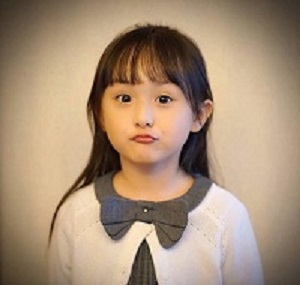
//> input picture Opencv_task/girl.jpg, 300 x 285 px
$ ./004图像像素的读写操作   (built with g++ and OpenCV 4)
//> lines starting //> are read from the running program, lines starting //| are printed output that depends on the picture
#include <opencv2/opencv.hpp>
#include <iostream>

using namespace cv;
using namespace std;

int main(int artc, char** argv) {
	Mat src = imread("girl.jpg");
//> src is the input picture: 285 rows x 300 cols, CV_8UC3; mean B, G, R 119.4, 143.4, 168
	if (src.empty()) {
		printf("could not load image...\n");
		return -1;
	}
	namedWindow("input", WINDOW_AUTOSIZE);
	imshow("input", src);

	// 直接读取图像像素
	int height = src.rows;
//> height = 285
	int width = src.cols;
//> width = 300
	int ch = src.channels();
//> ch = 3
	for (int c = 0; c < ch; c++) {
		for (int row = 0; row < height; row++) {
			for (int col = 0; col < width; col++) {
				if (ch == 3) {
					//img.at<Vec3b>(row, col)[0] = 255;　　// 这是指修改B通道数据
					//img.at<Vec3b>(row, col)[1] = 255;　　// 这是指修改G通道数据
					//img.at<Vec3b>(row, col)[2] = 255;　　// 这是指修改R通道数据
					Vec3b bgr = src.at<Vec3b>(row, col);
					bgr[0] = 255 - bgr[0];
					bgr[1] = 255 - bgr[1];
					bgr[2] = 255 - bgr[2];
					src.at<Vec3b>(row, col) = bgr;
				}
				else if (ch == 1) {
					int gray = src.at<uchar>(row, col);
					src.at<uchar>(row, col) = 255 - gray;
				}
			}
		}
	}
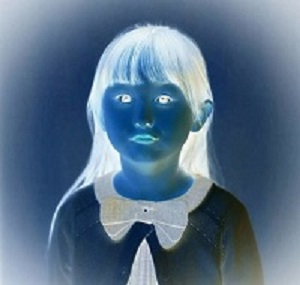
//> src: 285 rows x 300 cols, CV_8UC3; mean B, G, R 135.6, 111.6, 87
	imshow("output", src);

	// 指针读取
	Mat result = Mat::zeros(src.size(), src.type());
	int blue = 0, green = 0, red = 0;
	int gray;
	for (int c = 0; c < ch; c++) {
		for (int row = 0; row < height; row++) {
			uchar* curr_row = src.ptr<uchar>(row);
			uchar* result_row = result.ptr<uchar>(row);
			for (int col = 0; col < width; col++) {
				if (ch == 3) {
					blue = *curr_row++;
					green = *curr_row++;
					red = *curr_row++;

					*result_row++ = blue;
					*result_row++ = green;
					*result_row++ = red;
				}
				else if (ch == 1) {
					gray = *curr_row++;
					*result_row++ = gray;
				}
			}
		}
	}
//> after the loop, blue = 211; green = 202; red = 193; gray = 0
	imshow("result", result);

	waitKey(0);
	return 0;
}

$ run again, with Opencv_task/lady.jpg copied over Opencv_task/girl.jpg
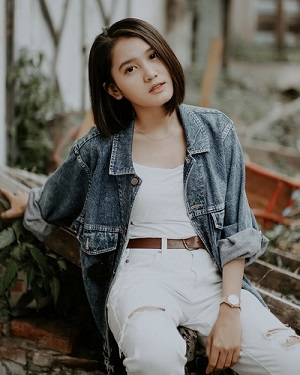
//> input picture Opencv_task/lady.jpg, 300 x 375 px
//> src is the input picture: 375 rows x 300 cols, CV_8UC3; mean B, G, R 97.1, 103, 105.5
//> after the loop `for (int c = 0; c < ch; c++)`:
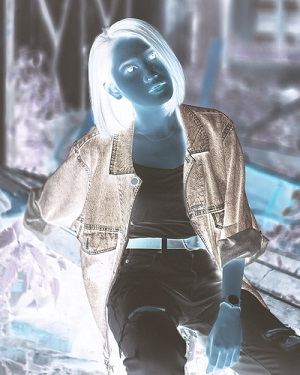
//> src: 375 rows x 300 cols, CV_8UC3; mean B, G, R 157.9, 152, 149.5
//> after the loop `for (int c = 0; c < ch; c++)`: blue = 83; green = 86; red = 91; gray = 0
